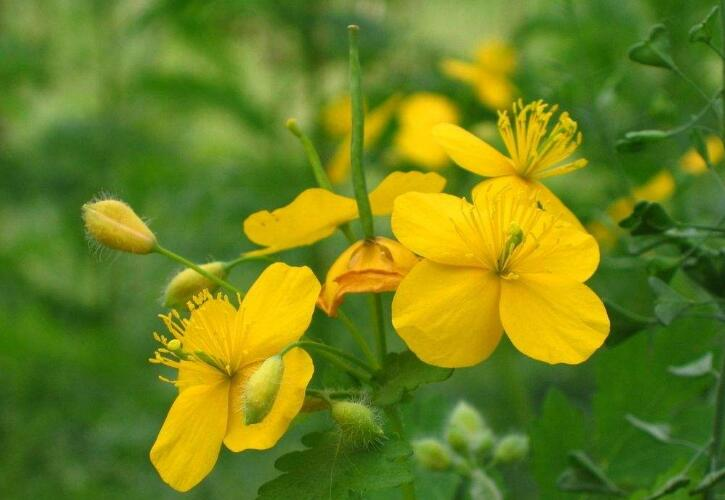
#> input picture 06图像美化/image.jpg, 725 x 500 px
$ jupyter execute '01彩色图片直方图.ipynb'
#> lines starting #> are read from the running program, lines starting #| are printed output that depends on the picture
[cell 1]
import cv2
import numpy as np
def ImageHist(image,type):
    color = (255,255,255)
    windowName = 'Gray'
    if type == 31:
        color = (255,0,0)
        windowName = 'B Hist'
    elif type == 32:
        color = (0,255,0)
        windowName = 'G Hist'
    elif type == 33:
        color = (0,0,255)
        windowName = 'R Hist'
    hist = cv2.calcHist([image],[0],None,[256],[00.0,255.0])
    minV,maxV,minL,maxL = cv2.minMaxLoc(hist)
    histImg = np.zeros([256,256,3],np.uint8)
    for h in range(256):
        intenNormal = int(hist[h]*256/maxV)
        cv2.line(histImg,(h,256),(h,256-intenNormal),color)
    cv2.imshow(windowName,histImg)
    return histImg
img = cv2.imread('image.jpg',1)
#> img is the input picture: shape (500, 725, 3); mean B, G, R 27.6, 129.5, 108.6
channels = cv2.split(img)
for i in range(0,3):
    ImageHist(channels[i],31+i)
#> this loop made 3 passes
#> (maxV in ImageHist, minL in ImageHist, maxL in ImageHist) on passes 1 to 3: (26915, (0, 141), (0, 0)), (5763, (0, 0), (0, 95)), (5558, (0, 0), (0, 55))
#> pass 1, in ImageHist, `cv2.imshow(windowName,histImg)`:
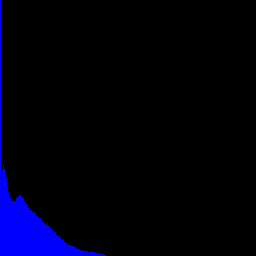
#> window 'B Hist': shape (256, 256, 3); mean B, G, R 13.2, 0, 0
#> pass 2, in ImageHist (call 2), `cv2.imshow(windowName,histImg)`:
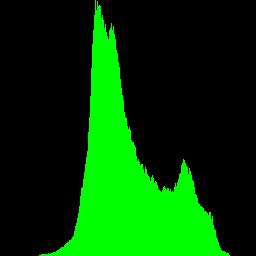
#> window 'G Hist': shape (256, 256, 3); mean B, G, R 0, 62.2, 0
cv2.waitKey(0)

$ run again, with 06图像美化/1.png saved as 06图像美化/image.jpg
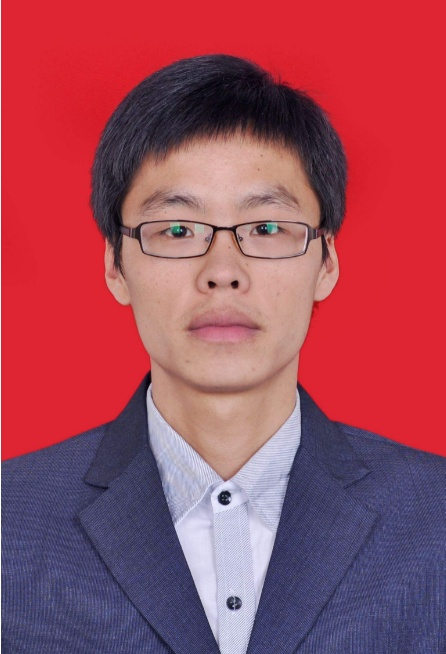
#> input picture 06图像美化/1.png, 446 x 654 px
#> img is the input picture: shape (654, 446, 3); mean B, G, R 91.1, 74.3, 158.7
#> the loop `for i in range(0,3):` made 3 passes
#> (maxV in ImageHist, minL in ImageHist, maxL in ImageHist) on passes 1 to 3: (83565, (0, 255), (0, 51)), (89219, (0, 233), (0, 37)), (88415, (0, 237), (0, 223))
#> pass 1, in ImageHist, `cv2.imshow(windowName,histImg)`:
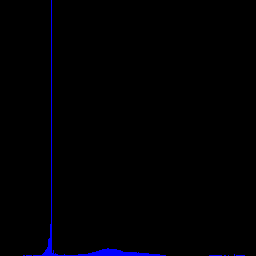
#> window 'B Hist': shape (256, 256, 3); mean B, G, R 3, 0, 0
#> pass 2, in ImageHist (call 2), `cv2.imshow(windowName,histImg)`:
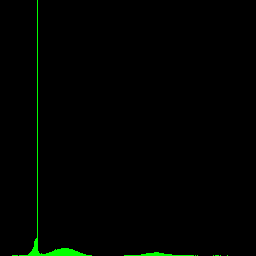
#> window 'G Hist': shape (256, 256, 3); mean B, G, R 0, 2.8, 0
